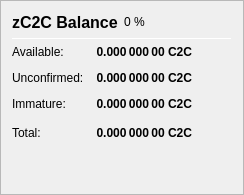
                   <widget class="QFrame" name="frame_ZerocoinBalances">
                    <property name="frameShape">
                     <enum>QFrame::StyledPanel</enum>
                    </property>
                    <property name="frameShadow">
                     <enum>QFrame::Raised</enum>
                    </property>
                    <layout class="QVBoxLayout" name="verticalLayout_7">
                     <item>
                      <layout class="QHBoxLayout" name="horizontalLayout_8" stretch="0">
                       <item>
                        <widget class="QLabel" name="label_5z_3">
                         <property name="minimumSize">
                          <size>
                           <width>0</width>
                           <height>20</height>
                          </size>
                         </property>
                         <property name="font">
                          <font>
                           <pointsize>12</pointsize>
                           <weight>75</weight>
                           <bold>true</bold>
                          </font>
                         </property>
                         <property name="text">
                          <string>zC2C Balance</string>
                         </property>
                        </widget>
                       </item>
                       <item>
                        <widget class="QLabel" name="labelzC2CPercent">
                         <property name="text">
                          <string notr="true">0 %</string>
                         </property>
                        </widget>
                       </item>
                       <item>
                        <spacer name="horizontalSpacer_11">
                         <property name="orientation">
                          <enum>Qt::Horizontal</enum>
                         </property>
                         <property name="sizeHint" stdset="0">
                          <size>
                           <width>40</width>
                           <height>20</height>
                          </size>
                         </property>
                        </spacer>
                       </item>
                      </layout>
                     </item>
                     <item>
                      <widget class="Line" name="line_ZerocoinBalance">
                       <property name="minimumSize">
                        <size>
                         <width>0</width>
                         <height>1</height>
                        </size>
                       </property>
                       <property name="maximumSize">
                        <size>
                         <width>16777215</width>
                         <height>1</height>
                        </size>
                       </property>
                       <property name="orientation">
                        <enum>Qt::Horizontal</enum>
                       </property>
                      </widget>
                     </item>
                     <item>
                      <layout class="QGridLayout" name="gridLayout_5">
                       <property name="spacing">
                        <number>12</number>
                       </property>
                       <item row="1" column="0">
                        <widget class="QLabel" name="labelzBalanceMatureText">
                         <property name="toolTip">
                          <string>Mature: more than 20 confirmation and more than 3 mints of the same denomination after it was minted.
These zC2C are spendable.</string>
                         </property>
                         <property name="text">
                          <string>Available:</string>
                         </property>
                        </widget>
                       </item>
                       <item row="1" column="1">
                        <widget class="QLabel" name="labelzBalanceMature">
                         <property name="font">
                          <font>
                           <weight>75</weight>
                           <bold>true</bold>
                          </font>
                         </property>
                         <property name="toolTip">
                          <string>Mature: more than 20 confirmation and more than 3 mints of the same denomination after it was minted.
These zC2C are spendable.</string>
                         </property>
                         <property name="text">
                          <string notr="true">0.000 000 00 C2C</string>
                         </property>
                         <property name="alignment">
                          <set>Qt::AlignRight|Qt::AlignTrailing|Qt::AlignVCenter</set>
                         </property>
                        </widget>
                       </item>
                       <item row="2" column="0">
                        <widget class="QLabel" name="labelzBalanceUnconfirmedText">
                         <property name="toolTip">
                          <string>Unconfirmed: less than 20 confirmations
Immature: confirmed, but less than 3 mints of the same denomination after it was minted</string>
                         </property>
                         <property name="text">
                          <string>Unconfirmed:</string>
                         </property>
                        </widget>
                       </item>
                       <item row="2" column="1">
                        <widget class="QLabel" name="labelzBalanceUnconfirmed">
                         <property name="font">
                          <font>
                           <weight>75</weight>
                           <bold>true</bold>
                          </font>
                         </property>
                         <property name="toolTip">
                          <string>Unconfirmed: less than 20 confirmations
Immature: confirmed, but less than 3 mints of the same denomination after it was minted</string>
                         </property>
                         <property name="text">
                          <string notr="true">0.000 000 00 C2C</string>
                         </property>
                         <property name="alignment">
                          <set>Qt::AlignRight|Qt::AlignTrailing|Qt::AlignVCenter</set>
                         </property>
                        </widget>
                       </item>
                       <item row="3" column="0">
                        <widget class="QLabel" name="labelzBalanceImmatureText">
                         <property name="toolTip">
                          <string>Unconfirmed: less than 20 confirmations
Immature: confirmed, but less than 3 mints of the same denomination after it was minted</string>
                         </property>
                         <property name="text">
                          <string>Immature:</string>
                         </property>
                        </widget>
                       </item>
                       <item row="3" column="1">
                        <widget class="QLabel" name="labelzBalanceImmature">
                         <property name="font">
                          <font>
                           <weight>75</weight>
                           <bold>true</bold>
                          </font>
                         </property>
                         <property name="toolTip">
                          <string>Unconfirmed: less than 20 confirmations
Immature: confirmed, but less than 3 mints of the same denomination after it was minted</string>
                         </property>
                         <property name="text">
                          <string notr="true">0.000 000 00 C2C</string>
                         </property>
                         <property name="alignment">
                          <set>Qt::AlignRight|Qt::AlignTrailing|Qt::AlignVCenter</set>
                         </property>
                        </widget>
                       </item>
                       <item row="4" column="0">
                        <widget class="QLabel" name="labelzBalanceText">
                         <property name="toolTip">
                          <string>Your current zC2C balance, unconfirmed and immature zC2C included.</string>
                         </property>
                         <property name="text">
                          <string>Total:</string>
                         </property>
                        </widget>
                       </item>
                       <item row="4" column="1">
                        <widget class="QLabel" name="labelzBalance">
                         <property name="font">
                          <font>
                           <weight>75</weight>
                           <bold>true</bold>
                          </font>
                         </property>
                         <property name="cursor">
                          <cursorShape>IBeamCursor</cursorShape>
                         </property>
                         <property name="toolTip">
                          <string>Your current zC2C balance, unconfirmed and immature zC2C included.</string>
                         </property>
                         <property name="text">
                          <string notr="true">0.000 000 00 C2C</string>
                         </property>
                         <property name="alignment">
                          <set>Qt::AlignRight|Qt::AlignTrailing|Qt::AlignVCenter</set>
                         </property>
                         <property name="textInteractionFlags">
                          <set>Qt::LinksAccessibleByMouse|Qt::TextSelectableByKeyboard|Qt::TextSelectableByMouse</set>
                         </property>
                        </widget>
                       </item>
                       <item row="4" column="2">
                        <spacer name="horizontalSpacer_4">
                         <property name="orientation">
                          <enum>Qt::Horizontal</enum>
                         </property>
                         <property name="sizeHint" stdset="0">
                          <size>
                           <width>40</width>
                           <height>20</height>
                          </size>
                         </property>
                        </spacer>
                       </item>
                      </layout>
                     </item>
                     <item>
                      <spacer name="verticalSpacer_4">
                       <property name="orientation">
                        <enum>Qt::Vertical</enum>
                       </property>
                       <property name="sizeHint" stdset="0">
                        <size>
                         <width>20</width>
                         <height>40</height>
                        </size>
                       </property>
                      </spacer>
                     </item>
                    </layout>
                   </widget>
